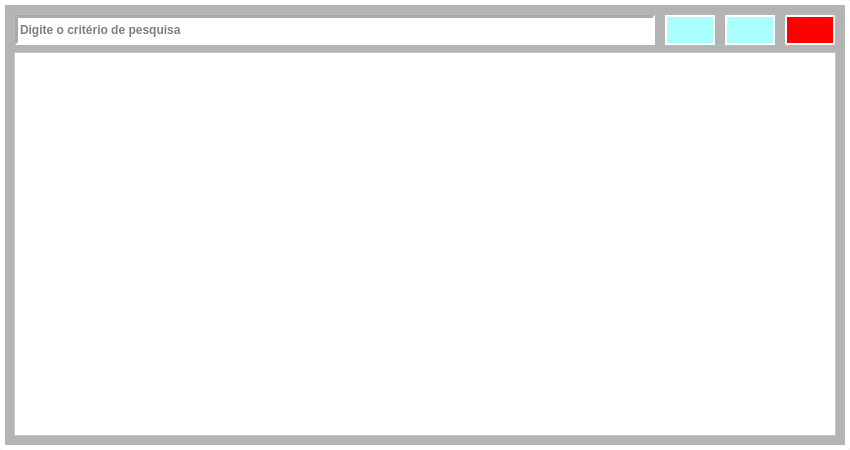
<?xml version="1.0" encoding="UTF-8"?>
<ui version="4.0">
 <class>SearchContent</class>
 <widget class="QMainWindow" name="SearchContent">
  <property name="geometry">
   <rect>
    <x>0</x>
    <y>0</y>
    <width>850</width>
    <height>450</height>
   </rect>
  </property>
  <property name="minimumSize">
   <size>
    <width>850</width>
    <height>450</height>
   </size>
  </property>
  <property name="windowTitle">
   <string>MainWindow</string>
  </property>
  <property name="styleSheet">
   <string notr="true">#fr_select_item{	
	border-style: ridge;
    border-width: 5px;
    border-color: rgb(255, 255, 255);
	background-color: rgb(180, 180, 180);
}
QTableWidget{
	background-color: rgb(255, 255, 255);
	font: 9pt &quot;Segoe UI&quot;;
	}
QTableWidget QLineEdit::focus{
	background-color: rgb(170, 255, 255);
    border-style: ridge;
	border-width: 2px;
	color: rgb(0, 0, 0);
	}
QTableWidget QWidget {
	background-color: rgb(126, 126, 126);
    color: #fffff8;
	font: bold 9pt &quot;Segoe UI&quot;;
	}
QTableWidget QHeaderView::section {
	background-color: rgb(126, 126, 126);
	border-style: ridge;
   	border-width: 2px;
    border-color: rgb(170, 170, 170);
	border-radius: 2px;
 	padding-left: 2px;
  }
QTableWidget QTableCornerButton::section {
  	background-color: rgb(126, 126, 126);
	border-style: ridge;
   	border-width: 2px;
    border-color: rgb(170, 170, 170);
	border-radius: 2px;
	}

QLabel{	
	padding: 0px 0px 0px 10px;
	border-style: solid;
	border-width: 0px;
    border-color: rgb(170, 170, 170);
    font: bold 12px;
	text-align: left;
    font: bold 12px;
}

QLineEdit{		
	background-color: rgb(255, 255, 255);
	border-style: inset;
	border-width: 3px;
    border-color: rgb(170, 170, 170);
    font: bold 12px;
}

QPlainTextEdit{		
	background-color: rgb(230, 230, 230);
	border-style: inset;
	border-width: 3px;
    border-color: rgb(170, 170, 170);
    font: bold 12px;
}

QPushButton{	
	background-color: rgb(170, 255, 255);
    border-style: outset;
    border-width: 2px;
    border-color: rgb(255, 255, 255);
}
QPushButton::hover {
    background-color: rgb(0, 181, 181);
    border-style: inset;
}
QPushButton::pressed {
    background-color: rgb(0, 181, 181);
    border-style: inset;
}
</string>
  </property>
  <widget class="QWidget" name="centralwidget">
   <layout class="QVBoxLayout" name="verticalLayout_2">
    <property name="spacing">
     <number>0</number>
    </property>
    <property name="leftMargin">
     <number>0</number>
    </property>
    <property name="topMargin">
     <number>0</number>
    </property>
    <property name="rightMargin">
     <number>0</number>
    </property>
    <property name="bottomMargin">
     <number>0</number>
    </property>
    <item>
     <widget class="QFrame" name="fr_select_item">
      <property name="minimumSize">
       <size>
        <width>630</width>
        <height>400</height>
       </size>
      </property>
      <property name="frameShape">
       <enum>QFrame::StyledPanel</enum>
      </property>
      <property name="frameShadow">
       <enum>QFrame::Raised</enum>
      </property>
      <layout class="QVBoxLayout" name="verticalLayout">
       <item>
        <widget class="QFrame" name="frame">
         <property name="frameShape">
          <enum>QFrame::StyledPanel</enum>
         </property>
         <property name="frameShadow">
          <enum>QFrame::Raised</enum>
         </property>
         <layout class="QHBoxLayout" name="horizontalLayout">
          <property name="spacing">
           <number>10</number>
          </property>
          <property name="leftMargin">
           <number>0</number>
          </property>
          <property name="topMargin">
           <number>0</number>
          </property>
          <property name="rightMargin">
           <number>0</number>
          </property>
          <property name="bottomMargin">
           <number>0</number>
          </property>
          <item>
           <widget class="QLineEdit" name="txt_search">
            <property name="minimumSize">
             <size>
              <width>0</width>
              <height>30</height>
             </size>
            </property>
            <property name="placeholderText">
             <string>Digite o critério de pesquisa</string>
            </property>
           </widget>
          </item>
          <item>
           <widget class="QPushButton" name="btn_search">
            <property name="minimumSize">
             <size>
              <width>50</width>
              <height>30</height>
             </size>
            </property>
            <property name="maximumSize">
             <size>
              <width>50</width>
              <height>16777215</height>
             </size>
            </property>
            <property name="toolTip">
             <string>&lt;html&gt;&lt;head/&gt;&lt;body&gt;&lt;p&gt;&lt;span style=&quot; font-weight:700;&quot;&gt;Pesquisar&lt;/span&gt;&lt;/p&gt;&lt;/body&gt;&lt;/html&gt;</string>
            </property>
            <property name="text">
             <string/>
            </property>
            <property name="icon">
             <iconset resource="../assets/icons/icons.qrc">
              <normaloff>:/icons/pesquisar.png</normaloff>:/icons/pesquisar.png</iconset>
            </property>
            <property name="iconSize">
             <size>
              <width>20</width>
              <height>20</height>
             </size>
            </property>
           </widget>
          </item>
          <item>
           <widget class="QPushButton" name="btn_salve">
            <property name="minimumSize">
             <size>
              <width>50</width>
              <height>30</height>
             </size>
            </property>
            <property name="maximumSize">
             <size>
              <width>50</width>
              <height>16777215</height>
             </size>
            </property>
            <property name="toolTip">
             <string>&lt;html&gt;&lt;head/&gt;&lt;body&gt;&lt;p&gt;&lt;span style=&quot; font-weight:700;&quot;&gt;Salvar&lt;/span&gt;&lt;/p&gt;&lt;/body&gt;&lt;/html&gt;</string>
            </property>
            <property name="text">
             <string/>
            </property>
            <property name="icon">
             <iconset resource="../assets/icons/icons.qrc">
              <normaloff>:/icons/salvar-e-fechar.png</normaloff>:/icons/salvar-e-fechar.png</iconset>
            </property>
            <property name="iconSize">
             <size>
              <width>20</width>
              <height>20</height>
             </size>
            </property>
           </widget>
          </item>
          <item>
           <widget class="QPushButton" name="btn_close">
            <property name="minimumSize">
             <size>
              <width>50</width>
              <height>30</height>
             </size>
            </property>
            <property name="maximumSize">
             <size>
              <width>50</width>
              <height>16777215</height>
             </size>
            </property>
            <property name="toolTip">
             <string>&lt;html&gt;&lt;head/&gt;&lt;body&gt;&lt;p&gt;&lt;span style=&quot; font-weight:700;&quot;&gt;Fechar&lt;/span&gt;&lt;/p&gt;&lt;/body&gt;&lt;/html&gt;</string>
            </property>
            <property name="styleSheet">
             <string notr="true">QPushButton{	
	background-color: rgb(255, 0, 0);

}
QPushButton::hover {
    background-color: rgb(202, 0, 0);
    border-style: inset;
}
QPushButton::pressed {
    background-color: rgb(202, 0, 0);
    border-style: inset;
}</string>
            </property>
            <property name="text">
             <string/>
            </property>
            <property name="icon">
             <iconset resource="../assets/icons/icons.qrc">
              <normaloff>:/icons/cancelar-50.png</normaloff>:/icons/cancelar-50.png</iconset>
            </property>
            <property name="iconSize">
             <size>
              <width>20</width>
              <height>20</height>
             </size>
            </property>
           </widget>
          </item>
         </layout>
        </widget>
       </item>
       <item>
        <widget class="QTableWidget" name="tb_contents">
         <property name="editTriggers">
          <set>QAbstractItemView::NoEditTriggers</set>
         </property>
         <property name="alternatingRowColors">
          <bool>true</bool>
         </property>
         <property name="columnCount">
          <number>0</number>
         </property>
        </widget>
       </item>
      </layout>
     </widget>
    </item>
   </layout>
  </widget>
 </widget>
 <resources>
  <include location="../assets/icons/icons.qrc"/>
 </resources>
 <connections/>
</ui>
